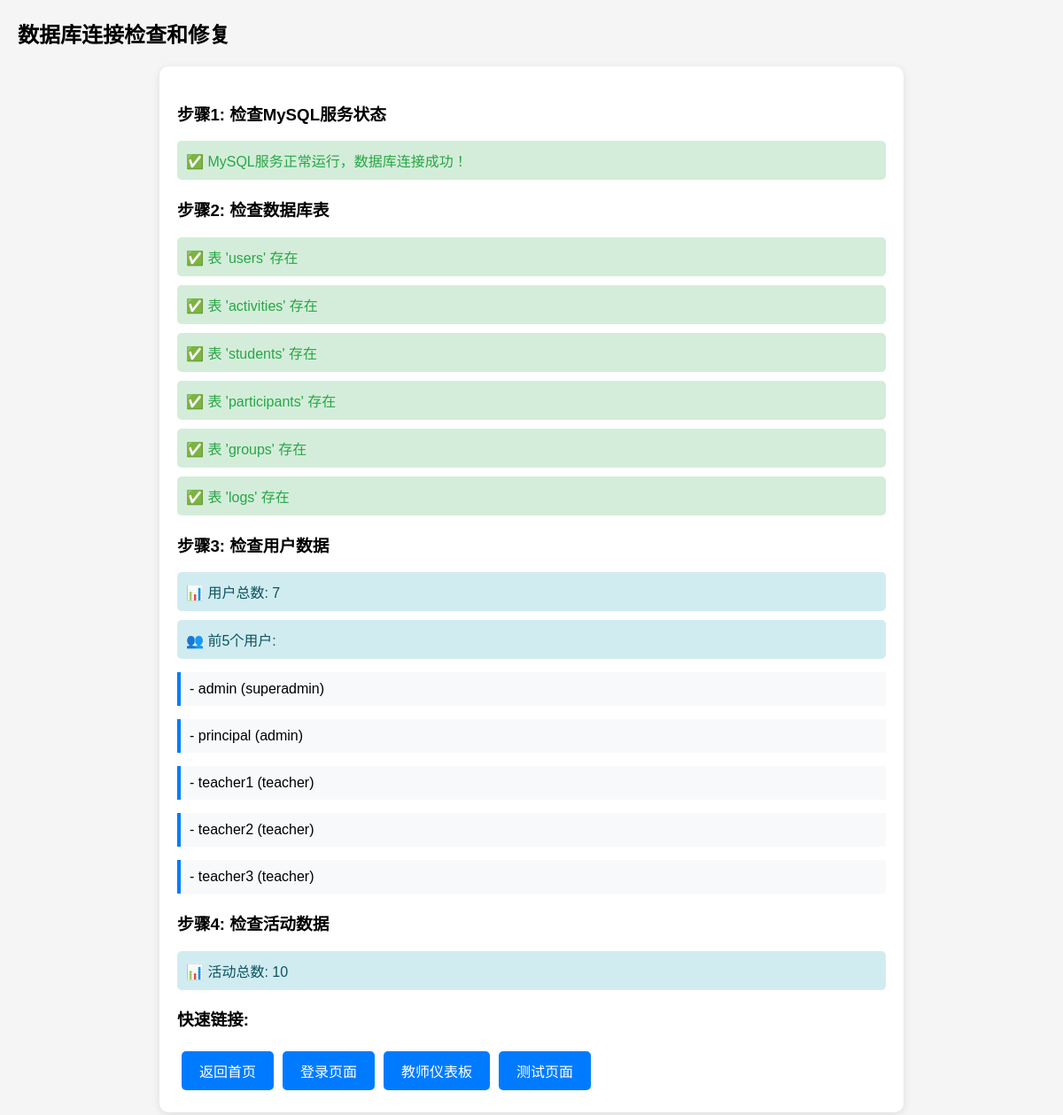
/fix_database.php, run on the app's committed database.
### tables this page shows
CREATE TABLE users (
    id INT AUTO_INCREMENT PRIMARY KEY,
    username VARCHAR(50) UNIQUE NOT NULL,
    password VARCHAR(255) NOT NULL,
    role ENUM('admin', 'teacher', 'superadmin') NOT NULL DEFAULT 'teacher',
    language VARCHAR(10) DEFAULT 'zh',
    email VARCHAR(255),
    name VARCHAR(100),
    created_at TIMESTAMP DEFAULT CURRENT_TIMESTAMP,
    last_login TIMESTAMP NULL,
    reset_token VARCHAR(64),
    reset_token_expires DATETIME,
    INDEX idx_username (username),
    INDEX idx_role (role),
    INDEX idx_email (email)
);

### fix_database.php (the view, shortened to what this page needs)
<?php
echo "<h2>数据库连接检查和修复</h2>";
echo "<div class='container'>";
echo "<h3>步骤1: 检查MySQL服务状态</h3>";
try {
    $pdo = new PDO('mysql:host=localhost;dbname=henyii;charset=utf8mb4', 'root', '');
    $pdo->setAttribute(PDO::ATTR_ERRMODE, PDO::ERRMODE_EXCEPTION);
    echo "<div class='success'>✅ MySQL服务正常运行，数据库连接成功！</div>";
    echo "<h3>步骤2: 检查数据库表</h3>";
    $tables = ['users', 'activities', 'students', 'participants', 'groups', 'logs'];
    foreach ($tables as $table) {
        try {
            $stmt = $pdo->query("SHOW TABLES LIKE '$table'");
            if ($stmt->rowCount() > 0) {
                echo "<div class='success'>✅ 表 '$table' 存在</div>";
            } else {
                echo "<div class='warning'>⚠️ 表 '$table' 不存在</div>";
            }
        } catch (Exception $e) {
            echo "<div class='error'>❌ 检查表 '$table' 时出错: " . $e->getMessage() . "</div>";
        }
    }
    echo "<h3>步骤3: 检查用户数据</h3>";
    try {
        $stmt = $pdo->query("SELECT COUNT(*) FROM users");
        $userCount = $stmt->fetchColumn();
        echo "<div class='info'>📊 用户总数: $userCount</div>";
        if ($userCount > 0) {
            $stmt = $pdo->query("SELECT username, role FROM users LIMIT 5");
            $users = $stmt->fetchAll(PDO::FETCH_ASSOC);
            echo "<div class='info'>👥 前5个用户:</div>";
            foreach ($users as $user) {
                echo "<div class='step'>- {$user['username']} ({$user['role']})</div>";
            }
        }
    } catch (Exception $e) {
        echo "<div class='error'>❌ 检查用户数据时出错: " . $e->getMessage() . "</div>";
    }
    echo "<h3>步骤4: 检查活动数据</h3>";
    try {
        $stmt = $pdo->query("SELECT COUNT(*) FROM activities");
        $activityCount = $stmt->fetchColumn();
        echo "<div class='info'>📊 活动总数: $activityCount</div>";
    } catch (Exception $e) {
        echo "<div class='error'>❌ 检查活动数据时出错: " . $e->getMessage() . "</div>";
    }
} catch (PDOException $e) {
    echo "<div class='error'>❌ 数据库连接失败: " . $e->getMessage() . "</div>";
    echo "<h3>解决方案:</h3>";
    echo "<div class='step'>";
    echo "<strong>1. 启动MySQL服务:</strong><br>";
    echo "- 打开XAMPP控制面板<br>";
    echo "- 点击MySQL旁边的'Start'按钮<br>";
    echo "- 等待状态变为绿色<br>";
    echo "</div>";
    echo "<div class='step'>";
    echo "<strong>2. 检查数据库是否存在:</strong><br>";
    echo "- 打开phpMyAdmin: <a href='http://localhost/phpmyadmin' target='_blank'>http://localhost/phpmyadmin</a><br>";
    echo "- 检查是否有名为'henyii'的数据库<br>";
    echo "- 如果没有，需要创建数据库<br>";
    echo "</div>";
    echo "<div class='step'>";
    echo "<strong>3. 检查数据库配置:</strong><br>";
    echo "- 确认用户名: root<br>";
    echo "- 确认密码: (空密码)<br>";
    echo "- 确认主机: localhost<br>";
    echo "- 确认数据库名: henyii<br>";
    echo "</div>";
}
echo "<h3>快速链接:</h3>";
echo "<a href='index.php' class='btn'>返回首页</a>";
echo "<a href='login.php' class='btn'>登录页面</a>";
echo "<a href='dashboard_teacher.php' class='btn'>教师仪表板</a>";
echo "<a href='test_teacher_dashboard.php' class='btn'>测试页面</a>";
echo "</div>";
?>

### fix_database.php (style rules this page uses)
.container { max-width: 800px; margin: 0 auto; background: white; padding: 20px; border-radius: 10px; box-shadow: 0 2px 10px rgba(0,0,0,0.1); }
.success { color: #28a745; background: #d4edda; padding: 10px; border-radius: 5px; margin: 10px 0; }
.info { color: #0c5460; background: #d1ecf1; padding: 10px; border-radius: 5px; margin: 10px 0; }
.step { margin: 15px 0; padding: 10px; border-left: 4px solid #007bff; background: #f8f9fa; }
.btn { display: inline-block; padding: 10px 20px; background: #007bff; color: white; text-decoration: none; border-radius: 5px; margin: 5px; }

### data on the page
users: username "admin", role "superadmin"
users: username "principal", role "admin"
users: username "teacher1", role "teacher"
users: username "teacher2", role "teacher"
users: username "teacher3", role "teacher"

### other printed values
$table "users"
$table "activities"
$table "students"
$table "participants"
$table "groups"
$table "logs"
$userCount "7"
$activityCount "10"
